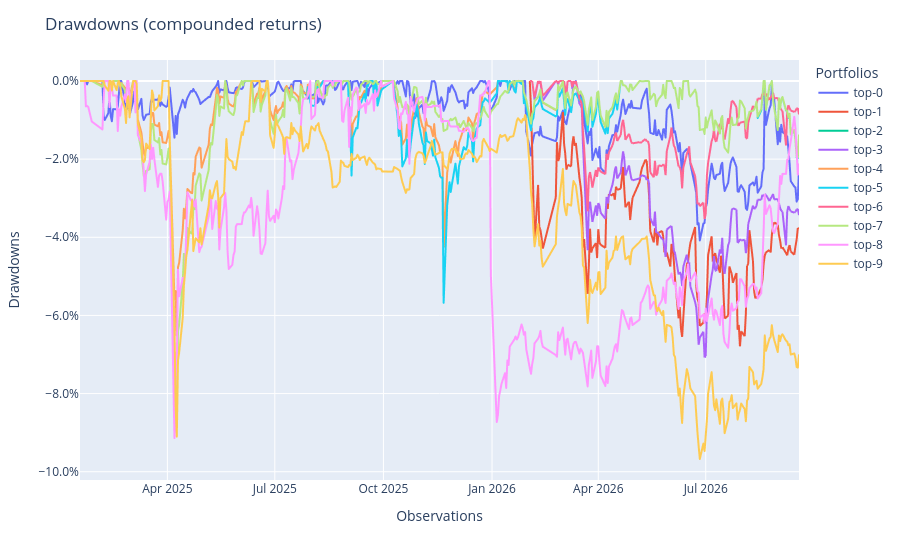

The notebook cell saved with this chart:
### Code cell
topk_pops.plot_drawdowns()

### Figure 1 — Plotly figure (JSON) as saved in the notebook; plotly's stock layout.template omitted (floating-point values rounded to 4 significant figures; data arrays with more than 128 entries replaced by an {"elided": "..."} marker saying what was removed)
{"data": [{"hovertemplate": "variable=top-0<br>index=%{x}<br>value=%{y}<extra></extra>", "legendgroup": "top-0", "line": {"color": "#636efa", "dash": "solid"}, "marker": {"symbol": "circle"}, "mode": "lines", "name": "top-0", "showlegend": true, "type": "scattergl", "x": {"elided": "406 str values"}, "xaxis": "x", "y": {"elided": "406 float values"}, "yaxis": "y"}, {"hovertemplate": "variable=top-1<br>index=%{x}<br>value=%{y}<extra></extra>", "legendgroup": "top-1", "line": {"color": "#EF553B", "dash": "solid"}, "marker": {"symbol": "circle"}, "mode": "lines", "name": "top-1", "showlegend": true, "type": "scattergl", "x": {"elided": "406 str values"}, "xaxis": "x", "y": {"elided": "406 float values"}, "yaxis": "y"}, {"hovertemplate": "variable=top-2<br>index=%{x}<br>value=%{y}<extra></extra>", "legendgroup": "top-2", "line": {"color": "#00cc96", "dash": "solid"}, "marker": {"symbol": "circle"}, "mode": "lines", "name": "top-2", "showlegend": true, "type": "scattergl", "x": {"elided": "406 str values"}, "xaxis": "x", "y": {"elided": "406 float values"}, "yaxis": "y"}, {"hovertemplate": "variable=top-3<br>index=%{x}<br>value=%{y}<extra></extra>", "legendgroup": "top-3", "line": {"color": "#ab63fa", "dash": "solid"}, "marker": {"symbol": "circle"}, "mode": "lines", "name": "top-3", "showlegend": true, "type": "scattergl", "x": {"elided": "406 str values"}, "xaxis": "x", "y": {"elided": "406 float values"}, "yaxis": "y"}, {"hovertemplate": "variable=top-4<br>index=%{x}<br>value=%{y}<extra></extra>", "legendgroup": "top-4", "line": {"color": "#FFA15A", "dash": "solid"}, "marker": {"symbol": "circle"}, "mode": "lines", "name": "top-4", "showlegend": true, "type": "scattergl", "x": {"elided": "406 str values"}, "xaxis": "x", "y": {"elided": "406 float values"}, "yaxis": "y"}, {"hovertemplate": "variable=top-5<br>index=%{x}<br>value=%{y}<extra></extra>", "legendgroup": "top-5", "line": {"color": "#19d3f3", "dash": "solid"}, "marker": {"symbol": "circle"}, "mode": "lines", "name": "top-5", "showlegend": true, "type": "scattergl", "x": {"elided": "406 str values"}, "xaxis": "x", "y": {"elided": "406 float values"}, "yaxis": "y"}, {"hovertemplate": "variable=top-6<br>index=%{x}<br>value=%{y}<extra></extra>", "legendgroup": "top-6", "line": {"color": "#FF6692", "dash": "solid"}, "marker": {"symbol": "circle"}, "mode": "lines", "name": "top-6", "showlegend": true, "type": "scattergl", "x": {"elided": "406 str values"}, "xaxis": "x", "y": {"elided": "406 float values"}, "yaxis": "y"}, {"hovertemplate": "variable=top-7<br>index=%{x}<br>value=%{y}<extra></extra>", "legendgroup": "top-7", "line": {"color": "#B6E880", "dash": "solid"}, "marker": {"symbol": "circle"}, "mode": "lines", "name": "top-7", "showlegend": true, "type": "scattergl", "x": {"elided": "406 str values"}, "xaxis": "x", "y": {"elided": "406 float values"}, "yaxis": "y"}, {"hovertemplate": "variable=top-8<br>index=%{x}<br>value=%{y}<extra></extra>", "legendgroup": "top-8", "line": {"color": "#FF97FF", "dash": "solid"}, "marker": {"symbol": "circle"}, "mode": "lines", "name": "top-8", "showlegend": true, "type": "scattergl", "x": {"elided": "406 str values"}, "xaxis": "x", "y": {"elided": "406 float values"}, "yaxis": "y"}, {"hovertemplate": "variable=top-9<br>index=%{x}<br>value=%{y}<extra></extra>", "legendgroup": "top-9", "line": {"color": "#FECB52", "dash": "solid"}, "marker": {"symbol": "circle"}, "mode": "lines", "name": "top-9", "showlegend": true, "type": "scattergl", "x": {"elided": "406 str values"}, "xaxis": "x", "y": {"elided": "406 float values"}, "yaxis": "y"}], "layout": {"legend": {"title": {"text": "Portfolios"}, "tracegroupgap": 0}, "margin": {"t": 60}, "title": {"text": "Drawdowns (compounded returns)"}, "xaxis": {"anchor": "y", "domain": [0, 1], "title": {"text": "Observations"}}, "yaxis": {"anchor": "x", "domain": [0, 1], "tickformat": ".1%", "title": {"text": "Drawdowns"}}}}
